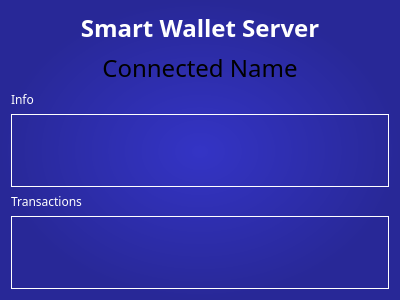
<?xml version="1.0" encoding="UTF-8"?>
<ui version="4.0">
 <class>MainWindow</class>
 <widget class="QMainWindow" name="MainWindow">
  <property name="geometry">
   <rect>
    <x>0</x>
    <y>0</y>
    <width>400</width>
    <height>300</height>
   </rect>
  </property>
  <property name="windowTitle">
   <string>MainWindow</string>
  </property>
  <property name="styleSheet">
   <string notr="true">QMainWindow {background-color: qradialgradient(spread:pad, cx:0.5, cy:0.5, radius:0.5, fx:0.5, fy:0.505682, stop:0 rgba(52, 52, 197, 255), stop:1 rgba(40, 40, 151, 255));}
</string>
  </property>
  <widget class="QWidget" name="centralWidget">
   <layout class="QGridLayout" name="gridLayout">
    <item row="0" column="0">
     <layout class="QVBoxLayout" name="verticalLayout">
      <item>
       <layout class="QVBoxLayout" name="verticalLayout_3">
        <item>
         <widget class="QLabel" name="title">
          <property name="font">
           <font>
            <family>Sans Serif</family>
            <pointsize>18</pointsize>
            <weight>75</weight>
            <bold>true</bold>
           </font>
          </property>
          <property name="styleSheet">
           <string notr="true">color:rgb(255, 255, 255);</string>
          </property>
          <property name="text">
           <string>Smart Wallet Server</string>
          </property>
          <property name="alignment">
           <set>Qt::AlignCenter</set>
          </property>
         </widget>
        </item>
       </layout>
      </item>
      <item>
       <layout class="QVBoxLayout" name="verticalLayout_4">
        <item>
         <widget class="QLabel" name="name">
          <property name="font">
           <font>
            <family>Sans Serif</family>
            <pointsize>18</pointsize>
           </font>
          </property>
          <property name="text">
           <string>Connected Name</string>
          </property>
          <property name="alignment">
           <set>Qt::AlignCenter</set>
          </property>
         </widget>
        </item>
       </layout>
      </item>
      <item>
       <layout class="QVBoxLayout" name="info_layout">
        <item>
         <widget class="QLabel" name="label">
          <property name="font">
           <font>
            <family>Sans Serif</family>
           </font>
          </property>
          <property name="styleSheet">
           <string notr="true">color:rgb(255, 255, 255);</string>
          </property>
          <property name="text">
           <string>Info</string>
          </property>
         </widget>
        </item>
        <item>
         <widget class="QTextEdit" name="info">
          <property name="styleSheet">
           <string notr="true">QTextEdit {
background-color:transparent;
color:white;
border:1px solid white;
}</string>
          </property>
          <property name="readOnly">
           <bool>true</bool>
          </property>
          <property name="html">
           <string>&lt;!DOCTYPE HTML PUBLIC &quot;-//W3C//DTD HTML 4.0//EN&quot; &quot;http://www.w3.org/TR/REC-html40/strict.dtd&quot;&gt;
&lt;html&gt;&lt;head&gt;&lt;meta name=&quot;qrichtext&quot; content=&quot;1&quot; /&gt;&lt;style type=&quot;text/css&quot;&gt;
p, li { white-space: pre-wrap; }
&lt;/style&gt;&lt;/head&gt;&lt;body style=&quot; font-family:''; font-size:12pt; font-weight:400; font-style:normal;&quot;&gt;
&lt;p style=&quot;-qt-paragraph-type:empty; margin-top:0px; margin-bottom:0px; margin-left:0px; margin-right:0px; -qt-block-indent:0; text-indent:0px;&quot;&gt;&lt;br /&gt;&lt;/p&gt;&lt;/body&gt;&lt;/html&gt;</string>
          </property>
          <property name="overwriteMode">
           <bool>true</bool>
          </property>
         </widget>
        </item>
       </layout>
      </item>
      <item>
       <layout class="QVBoxLayout" name="verticalLayout_6">
        <item>
         <widget class="QLabel" name="label_2">
          <property name="font">
           <font>
            <family>Sans Serif</family>
           </font>
          </property>
          <property name="styleSheet">
           <string notr="true">color:rgb(255, 255, 255);</string>
          </property>
          <property name="text">
           <string>Transactions</string>
          </property>
         </widget>
        </item>
        <item>
         <widget class="QTableWidget" name="transactions">
          <property name="font">
           <font>
            <family>Sans Serif</family>
           </font>
          </property>
          <property name="styleSheet">
           <string notr="true">QTableView {background-color:transparent;color:white;border:1px solid white;gridline-color:white}</string>
          </property>
         </widget>
        </item>
       </layout>
      </item>
     </layout>
    </item>
   </layout>
  </widget>
 </widget>
 <layoutdefault spacing="6" margin="11"/>
 <resources/>
 <connections/>
</ui>
